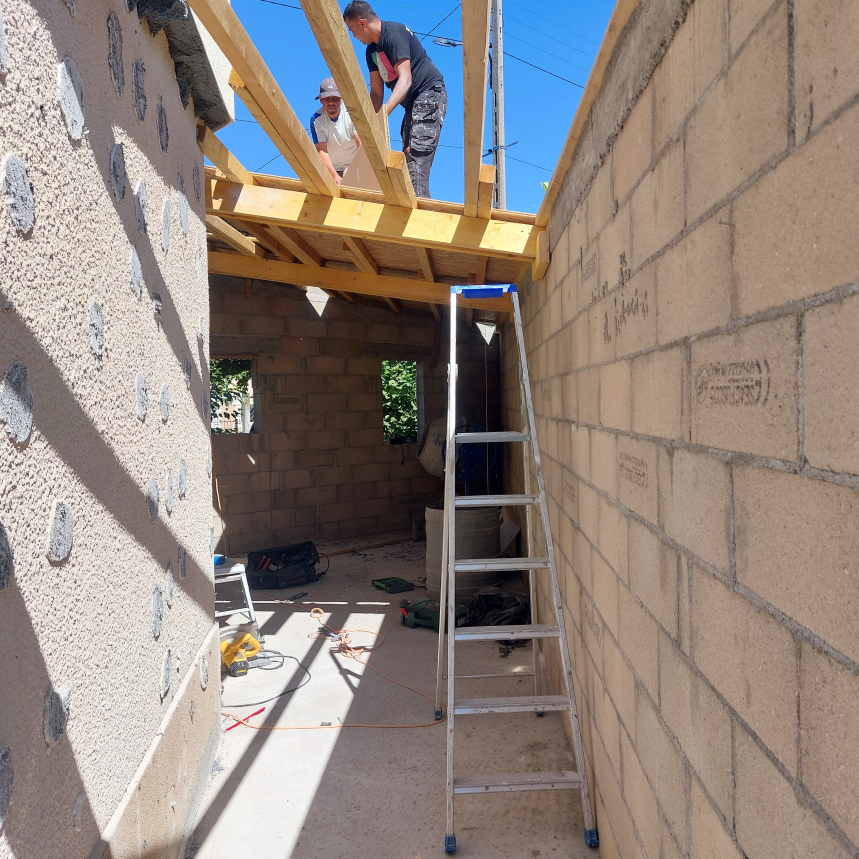
#> input picture chantiers-src/20220809_121310.jpg, 2576 x 2576 px, given in place of Renovation_general__38.jpg, which was not available (shown at 1/3 size)
$ python chantiers-reels.py
#> lines starting #> are read from the running program, lines starting #| are printed output that depends on the picture
#!/usr/bin/env python3
"""CHANTIERS-REELS : ajoute quatre chantiers réalisés (photos et budgets fournis
par Mistral Pro Reno) à travaux.html, et des liens depuis les pages cuisine,
salle de bain, rénovation d'appartement et extension.

Photos sources : chantiers-src/*.jpg -> images/chantiers/<nom>-{1200,640}.webp
Usage : python3 scripts/chantiers-reels.py   (Pillow requis)
"""
from pathlib import Path
from html import escape
import sys

from PIL import Image, ImageOps

ROOT = Path(__file__).resolve().parents[1]
SRC = ROOT / 'chantiers-src'
OUT = ROOT / 'images' / 'chantiers'

PHOTOS = {
    'appartement-cuisine': ('Renovation_general__38.jpg', 'Cuisine ouverte rénovée : meubles noirs, crédence bois, bar et sol en chevrons'),
    'appartement-cuisine-2': ('Renovation_general__34.jpg', 'Cuisine rénovée : sol en carreaux à motifs, spots encastrés et meubles hauts noirs'),
    'appartement-salle-eau': ('Renovation_general__43.jpg', 'Salle d’eau rénovée : douche, carrelage gris effet marbre, meuble vasque et WC'),
    'appartement-chambre': ('Renovation_general__1.jpg', 'Chambre rénovée avec placard, moulures au plafond et sol en chevrons'),
    'salle-yoga-espace': ('IMG_20200924_153733.jpg', 'Ancienne usine transformée en salle de yoga : grand espace, cloisons et parquet chêne'),
    'salle-yoga-parquet': ('IMG_20200924_153625.jpg', 'Salle de yoga terminée : parquet chêne, murs blancs, éclairage et radiateurs'),
    'salle-yoga-cloisons': ('Plaquiste_2_1.jpg', 'Chantier de la salle de yoga en cours : cloisons et plafonds en plaques de plâtre'),
    'salle-de-bain-avant': ('F_2_33.jpg', 'Salle de bain avant travaux : dépose, ossature de faux plafond et ventilation'),
    'salle-de-bain-apres': ('F_2_23.jpg', 'Salle de bain après travaux : double vasque, douche à l’italienne et carrelage effet marbre'),
    'extension-interieur': ('20221108_083246.jpg', 'Extension terminée : pièce lumineuse avec fenêtre de toit, carrelage, kitchenette et porte'),
    'extension-murs': ('20220710_132421.jpg', 'Extension en cours : dalle béton et murs en parpaings'),
    'extension-fondations': ('20220614_103348.jpg', 'Extension, début du chantier : tranchée de fondation le long du mur'),
}

CHANTIERS = [
    {
        'id': 'chantier-appartement-35000',
        'titre': 'Appartement : cuisine, chambre et salle d’eau',
        'budget': '35 000 €',
        'texte': 'Rénovation d’un appartement : cuisine ouverte avec bar, salle d’eau complète et chambre avec placard. '
                 'Les photos ont été prises à la fin du chantier.',
        'presta': ['Cuisine : meubles, plan de travail, crédence, carrelage décoratif au sol, spots encastrés',
                   'Salle d’eau : douche, carrelage mural et sol, meuble vasque, WC',
                   'Chambre et séjour : peinture, sol en chevrons, placard'],
        'photos': ['appartement-cuisine', 'appartement-cuisine-2', 'appartement-salle-eau', 'appartement-chambre'],
        'lien': ('/services/renovation-appartement.html', 'La rénovation d’appartement en détail →'),
    },
    {
        'id': 'chantier-salle-yoga',
        'titre': 'Une ancienne usine transformée en salle de yoga',
        'budget': '60 000 €',
        'texte': 'Transformation d’un local industriel en salle de yoga : cloisons et plafonds en plaques de plâtre, '
                 'parquet chêne, éclairage et chauffage.',
        'presta': ['Démolition et évacuation', 'Cloisons et plafonds en plaques de plâtre',
                   'Parquet chêne', 'Électricité, éclairage et radiateurs', 'Peinture'],
        'photos': ['salle-yoga-espace', 'salle-yoga-parquet', 'salle-yoga-cloisons'],
        'lien': ('/services/bureaux-commerces.html', 'Nos travaux pour les locaux professionnels →'),
    },
    {
        'id': 'chantier-appartement-60000',
        'titre': 'Rénovation d’appartement : la salle de bain avant et après',
        'budget': '60 000 € (appartement)',
        'texte': 'Rénovation d’un appartement. La salle de bain a été reprise depuis les murs : '
                 'dépose, réseaux, ventilation, faux plafond, puis douche à l’italienne et double vasque.',
        'presta': ['Dépose complète et reprise des réseaux', 'Ventilation et faux plafond',
                   'Douche à l’italienne avec pommeau de tête', 'Double vasque sur plan, carrelage grand format effet marbre'],
        'photos': ['salle-de-bain-apres', 'salle-de-bain-avant'],
        'lien': ('/services/salle-de-bain.html', 'La rénovation de salle de bain en détail →'),
    },
    {
        'id': 'chantier-extension-35000',
        'titre': 'Extension de maison, des fondations aux finitions',
        'budget': '35 000 €',
        'texte': 'Construction d’une extension accolée à une maison : fondations, dalle, murs en parpaings, '
                 'charpente et couverture, puis aménagement intérieur.',
        'presta': ['Terrassement et fondations', 'Dalle béton et murs en parpaings', 'Charpente, couverture et fenêtre de toit',
                   'Menuiseries, électricité, carrelage et peinture'],
        'photos': ['extension-interieur', 'extension-murs', 'extension-fondations'],
        'lien': ('/services/extension.html', 'L’extension de maison en détail →'),
    },
]


def convert():
    OUT.mkdir(parents=True, exist_ok=True)
    dims = {}
    for name, (src, _) in PHOTOS.items():
        im = ImageOps.exif_transpose(Image.open(SRC / src)).convert('RGB')
#> im is the input picture: PIL image 2576x2576 RGB; mean R, G, B 145, 133.7, 126.6
        for w in (1200, 640):
            h = round(im.height * w / im.width)
            im.resize((w, h), Image.LANCZOS).save(OUT / f'{name}-{w}.webp', 'WEBP', quality=80, method=6)
            dims[(name, w)] = h
#> this loop made 2 passes
#> pass 2, in convert, `im.resize((w, h), Image.LANCZOS).save(OUT / f'{name}-{w}.webp', 'WEBP'..`:
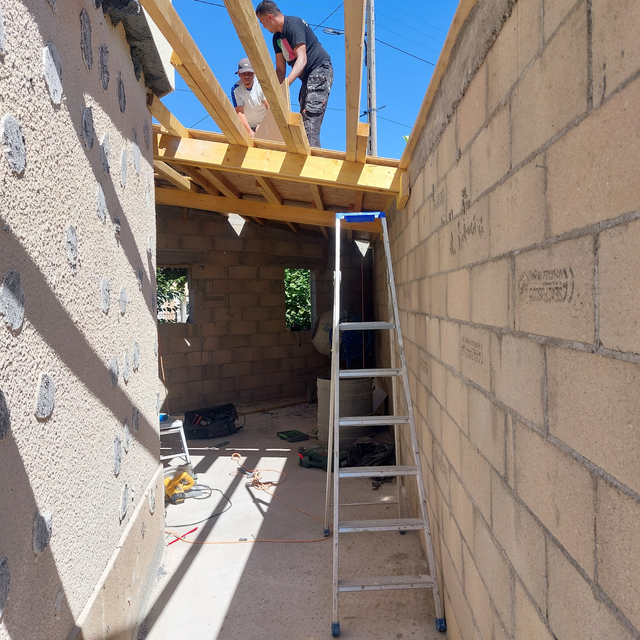
#> saved as appartement-cuisine-640.webp: PIL image 640x640 RGB; mean R, G, B 145, 133.7, 126.6
#> after the loop, dims = {('appartement-cuisine', 1200): 1200, ('appartement-cuisine', 640): 640}
#> pass 2 of the loop in convert, `for name, (src, _) in PHOTOS.items():`:
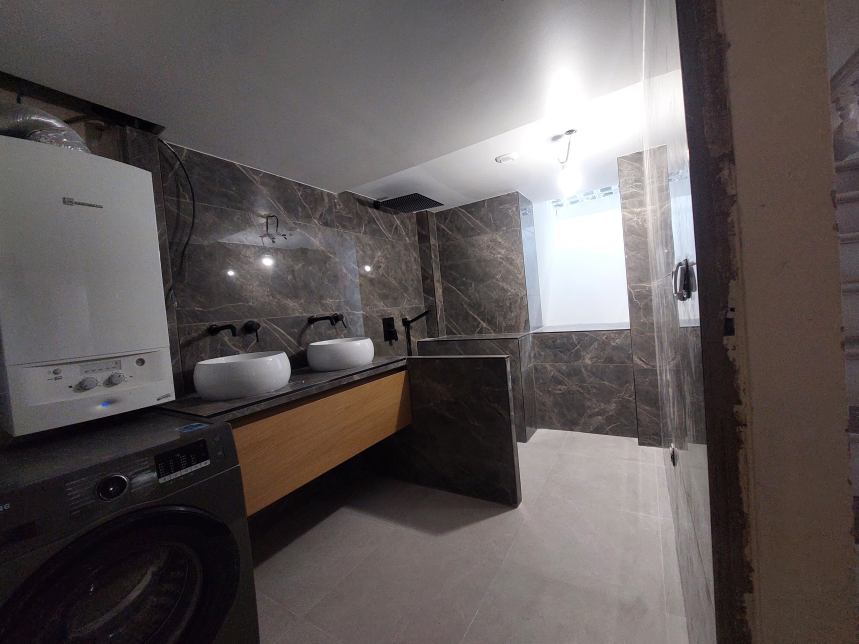
#> input picture chantiers-src/F 2 23.jpg, 2576 x 1932 px, given in place of Renovation_general__34.jpg, which was not available (shown at 1/3 size)
#> in convert, im is the input picture: PIL image 2576x1932 RGB; mean R, G, B 96.4, 89.4, 89
#> the loop in convert, `for w in (1200, 640):` made 2 passes
#> pass 2, in convert, `im.resize((w, h), Image.LANCZOS).save(OUT / f'{name}-{w}.webp', 'WEBP'..`:
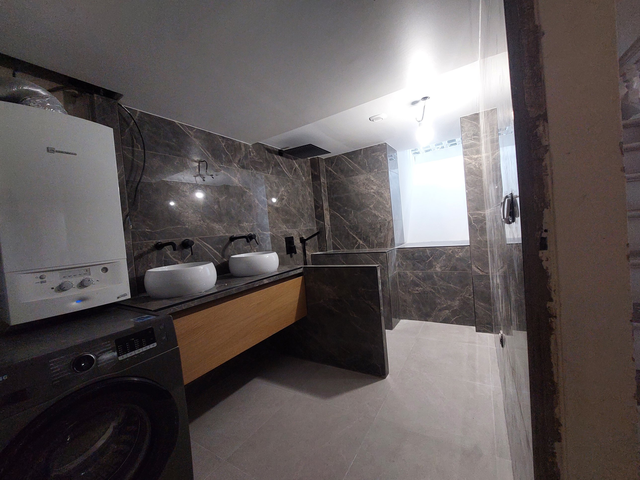
#> saved as appartement-cuisine-2-640.webp: PIL image 640x480 RGB; mean R, G, B 96.4, 89.4, 89
#> after the loop in convert, `for w in (1200, 640):`: dims = {('appartement-cuisine', 1200): 1200, ('appartement-cuisine', 640): 640, ('appartement-cuisine-2', 1200): 900, ('appartement-cuisine-2', 640): 480}
    return dims


def img(name, dims, big, ind):
    alt = escape(PHOTOS[name][1])
    if big:
        return (f'{ind}<img src="/images/chantiers/{name}-1200.webp" srcset="/images/chantiers/{name}-640.webp 640w, '
                f'/images/chantiers/{name}-1200.webp 1200w" sizes="(max-width: 760px) 92vw, 50vw" alt="{alt}" '
                f'width="1200" height="{dims[(name, 1200)]}" loading="lazy" decoding="async">')
    return (f'{ind}<img src="/images/chantiers/{name}-640.webp" alt="{alt}" width="640" height="{dims[(name, 640)]}" '
            f'loading="lazy" decoding="async" style="width:100%;height:auto;aspect-ratio:4/3;object-fit:cover;display:block">')


def section(dims):
    out = ['    <section class="wrap section" id="chantiers-reels" aria-labelledby="t-chantiers-reels">',
           '      <h2 id="t-chantiers-reels" class="h2" style="margin-bottom:16px">Nos chantiers réalisés</h2>',
           '      <p class="muted">Quatre chantiers menés par nos équipes, avec leurs photos et le budget réel des travaux.</p>',
           '    </section>']
    for k, c in enumerate(CHANTIERS):
        inv = ' projet-inverse' if k % 2 else ''
        first, rest = c['photos'][0], c['photos'][1:]
        lis = ''.join(f'\n          <li>{escape(p, quote=False)}</li>' for p in c['presta'])
        gal = '\n'.join(f'          <figure style="margin:0">\n{img(p, dims, False, "            ")}\n          </figure>' for p in rest)
        out += [
            '    <hr class="hr">',
            f'    <section class="projet{inv}" id="{c["id"]}" aria-labelledby="t-{c["id"]}">',
            f'      <figure class="plate">\n{img(first, dims, True, "        ")}\n      </figure>',
            '      <div>',
            f'        <h2 id="t-{c["id"]}">{escape(c["titre"], quote=False)}</h2>',
            f'        <p class="muted">{escape(c["texte"], quote=False)}</p>',
            f'        <p><strong>Budget des travaux : {c["budget"]}</strong></p>',
            f'        <ul class="presta">{lis}\n        </ul>',
            f'        <div style="display:grid;grid-template-columns:repeat(auto-fit,minmax(140px,1fr));gap:10px;margin:18px 0">\n{gal}\n        </div>',
            '        <div class="actions"><a class="btn btn-primary" href="/estimation-projet.html">Demander un devis gratuit</a>'
            f'<a class="btn btn-ghost" href="tel:0609109069" data-location="travaux_{c["id"]}">06 09 10 90 69</a></div>',
            f'        <p><a href="{c["lien"][0]}">{escape(c["lien"][1], quote=False)}</a></p>',
            '      </div>',
            '    </section>',
        ]
    return '\n'.join(out) + '\n'


def sub(text, old, new, f):
    if text.count(old) != 1:
        sys.exit(f'{f}: {text.count(old)} occurrence(s) de {old[:70]!r}')
    return text.replace(old, new)


def run():
    dims = convert()
    f = 'travaux.html'
    p = ROOT / f
    s = p.read_text(encoding='utf-8')
    anchor = '    <hr class="hr">\n    <hr class="hr">\n    <section class="section" aria-labelledby="social-title"'
    s = sub(s, anchor, '    <hr class="hr">\n' + section(dims) + '    <hr class="hr">\n    <section class="section" aria-labelledby="social-title"', f)
    p.write_text(s, encoding='utf-8')

    links = {
        'services/cuisine.html': ('ou utilisez notre <a href="../estimation-projet.html?projet=cuisine">calculateur</a>.</p>',
                                  '<p>Exemple réel : <a href="../travaux.html#chantier-appartement-35000">un appartement rénové pour 35 000 €, cuisine comprise</a>, avec les photos du chantier.</p>'),
        'services/salle-de-bain.html': ('Seul le devis établi après visite engage sur un prix.</p>',
                                        '<p>Exemples réels : <a href="../travaux.html#chantier-appartement-60000">une salle de bain avant et après travaux</a> et <a href="../travaux.html#chantier-appartement-35000">une salle d’eau dans un appartement rénové pour 35 000 €</a>.</p>'),
        'services/renovation-appartement.html': ('préparez une première enveloppe avec notre <a href="../estimation-projet.html?projet=appartement">assistant d\'estimation</a>.</p>',
                                                 '<p>Exemples réels : <a href="../travaux.html#chantier-appartement-35000">un appartement rénové pour 35 000 €</a> (cuisine, chambre, salle d’eau) et <a href="../travaux.html#chantier-appartement-60000">un appartement rénové pour 60 000 €</a>.</p>'),
        'services/extension.html': ('style="color:var(--yellow-dark);font-weight:600;">assistant d’estimation</a>.</p>',
                                    '<p>Exemple réel : <a href="../travaux.html#chantier-extension-35000">une extension de maison réalisée pour 35 000 €</a>, des fondations aux finitions.</p>'),
    }
    for f, (after, para) in links.items():
        p = ROOT / f
        s = p.read_text(encoding='utf-8')
        s = sub(s, after, after + '\n          ' + para, f)
        p.write_text(s, encoding='utf-8')
    print('chantiers ajoutés')


if __name__ == '__main__':
#> (the run stopped early here; a loop or call above may not have finished)
